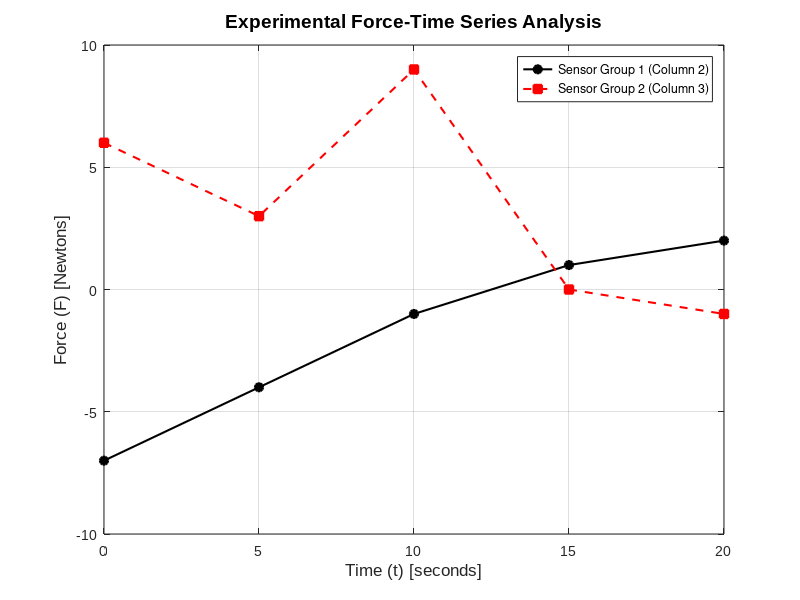

Here is the MATLAB script that generated this plot:
% =========================================================================================
% FILE NAME: Q11_MatrixPlotting.m
% AUTHOR: [Amey Thakur](https://github.com/Amey-Thakur)
% COURSE REPO: https://github.com/Amey-Thakur/COMPUTATIONAL-METHODS-AND-MODELING-FOR-ENGINEERING-APPLICATIONS
% RELEASE DATE: September 08, 2023
% LICENSE: Creative Commons Attribution 4.0 International (CC BY 4.0)
%
% DESCRIPTION:
% This script demonstrates the visualization of experimental matrix data, plotting 
% multiple force-time relationships from a structured dataset.
%
% PROBLEM STATEMENT (Q11):
% Plot columns 2 and 3 of the following matrix A versus column 1. The data in 
% column 1 are time (seconds). The data in columns 2 and 3 are force (newtons).
% A = [ 0 -7  6; 
%       5 -4  3; 
%      10 -1  9; 
%      15  1  0; 
%      20  2 -1]
%
% Reference: MATLAB for Engineering Applications, William J. Palm, Chapter 5, Q11.
%
% TECHNOLOGY STACK:
% - Programming Language: MATLAB (R2023a+)
% =========================================================================================

% --- Environment Initialization ---
clc;
clear;
close all;

% --- Dataset Acquisition ---
A = [ 0, -7,  6; 
      5, -4,  3; 
     10, -1,  9; 
     15,  1,  0; 
     20,  2, -1];

% Extract individual components
time = A(:, 1);
force1 = A(:, 2);
force2 = A(:, 3);

% --- Visualization Engine ---
figure('Color', 'w', 'Name', 'Force-Time Data Analysis');

% Plotting both force columns against time
plot(time, force1, '-ok', 'LineWidth', 1.5, 'MarkerFaceColor', 'k'); % Black with circles
hold on;
plot(time, force2, '--sr', 'LineWidth', 1.5, 'MarkerFaceColor', 'r'); % Red dashed with squares

% Aesthetics and Grid Configuration
grid on;
set(gca, 'FontName', 'Arial', 'FontSize', 10);
xlabel('Time (t) [seconds]', 'FontSize', 12);
ylabel('Force (F) [Newtons]', 'FontSize', 12);
title('Experimental Force-Time Series Analysis', 'FontSize', 14, 'FontWeight', 'bold');

% Legend and Scaling
legend('Sensor Group 1 (Column 2)', 'Sensor Group 2 (Column 3)', 'Location', 'best');
ylim([-10, 10]); % Setting limits for symmetrical comparison

% Professional Scholarly Footer
fprintf('Data Insight: The plot reveals distinct linear trends in Sensor Group 1 and nonlinear fluctuations in Sensor Group 2 over the 20-second interval.\n');
